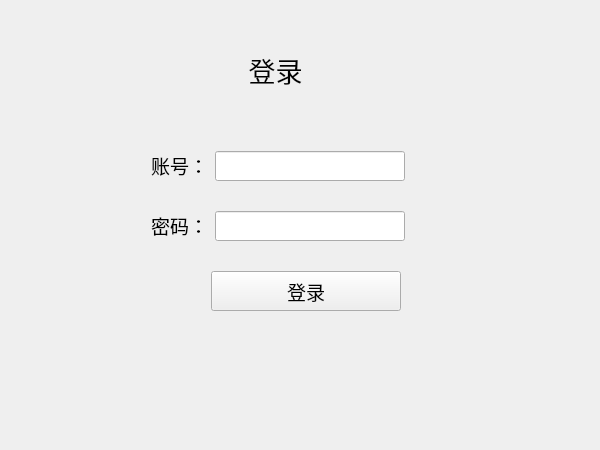
<?xml version="1.0" encoding="UTF-8"?>
<ui version="4.0">
 <class>login</class>
 <widget class="QWidget" name="login">
  <property name="geometry">
   <rect>
    <x>0</x>
    <y>0</y>
    <width>600</width>
    <height>450</height>
   </rect>
  </property>
  <property name="minimumSize">
   <size>
    <width>600</width>
    <height>450</height>
   </size>
  </property>
  <property name="maximumSize">
   <size>
    <width>600</width>
    <height>450</height>
   </size>
  </property>
  <property name="windowTitle">
   <string>登录界面</string>
  </property>
  <widget class="QLabel" name="label">
   <property name="geometry">
    <rect>
     <x>190</x>
     <y>50</y>
     <width>171</width>
     <height>41</height>
    </rect>
   </property>
   <property name="text">
    <string>&lt;html&gt;&lt;head/&gt;&lt;body&gt;&lt;p align=&quot;center&quot;&gt;&lt;span style=&quot; font-size:20pt;&quot;&gt;登录&lt;/span&gt;&lt;/p&gt;&lt;/body&gt;&lt;/html&gt;</string>
   </property>
  </widget>
  <widget class="QWidget" name="layoutWidget">
   <property name="geometry">
    <rect>
     <x>150</x>
     <y>270</y>
     <width>251</width>
     <height>42</height>
    </rect>
   </property>
   <layout class="QHBoxLayout" name="horizontalLayout">
    <item>
     <spacer name="horizontalSpacer">
      <property name="orientation">
       <enum>Qt::Horizontal</enum>
      </property>
      <property name="sizeHint" stdset="0">
       <size>
        <width>40</width>
        <height>20</height>
       </size>
      </property>
     </spacer>
    </item>
    <item>
     <widget class="QPushButton" name="login_btn">
      <property name="minimumSize">
       <size>
        <width>190</width>
        <height>40</height>
       </size>
      </property>
      <property name="maximumSize">
       <size>
        <width>200</width>
        <height>40</height>
       </size>
      </property>
      <property name="font">
       <font>
        <family>微软雅黑</family>
        <pointsize>14</pointsize>
       </font>
      </property>
      <property name="text">
       <string>登录</string>
      </property>
     </widget>
    </item>
   </layout>
  </widget>
  <widget class="QWidget" name="layoutWidget">
   <property name="geometry">
    <rect>
     <x>150</x>
     <y>150</y>
     <width>255</width>
     <height>32</height>
    </rect>
   </property>
   <layout class="QHBoxLayout" name="horizontalLayout_2">
    <item>
     <widget class="QLabel" name="label_2">
      <property name="text">
       <string>&lt;html&gt;&lt;head/&gt;&lt;body&gt;&lt;p align=&quot;center&quot;&gt;&lt;span style=&quot; font-size:14pt;&quot;&gt;账号：&lt;/span&gt;&lt;/p&gt;&lt;/body&gt;&lt;/html&gt;</string>
      </property>
     </widget>
    </item>
    <item>
     <widget class="QLineEdit" name="id_Ledit">
      <property name="minimumSize">
       <size>
        <width>190</width>
        <height>30</height>
       </size>
      </property>
      <property name="maximumSize">
       <size>
        <width>190</width>
        <height>30</height>
       </size>
      </property>
     </widget>
    </item>
   </layout>
  </widget>
  <widget class="QWidget" name="layoutWidget">
   <property name="geometry">
    <rect>
     <x>150</x>
     <y>210</y>
     <width>255</width>
     <height>32</height>
    </rect>
   </property>
   <layout class="QHBoxLayout" name="horizontalLayout_3">
    <item>
     <widget class="QLabel" name="label_3">
      <property name="text">
       <string>&lt;html&gt;&lt;head/&gt;&lt;body&gt;&lt;p align=&quot;center&quot;&gt;&lt;span style=&quot; font-size:14pt;&quot;&gt;密码：&lt;/span&gt;&lt;/p&gt;&lt;/body&gt;&lt;/html&gt;</string>
      </property>
     </widget>
    </item>
    <item>
     <widget class="QLineEdit" name="psw_Ledit">
      <property name="minimumSize">
       <size>
        <width>190</width>
        <height>30</height>
       </size>
      </property>
      <property name="maximumSize">
       <size>
        <width>190</width>
        <height>30</height>
       </size>
      </property>
     </widget>
    </item>
   </layout>
  </widget>
 </widget>
 <resources/>
 <connections/>
</ui>
